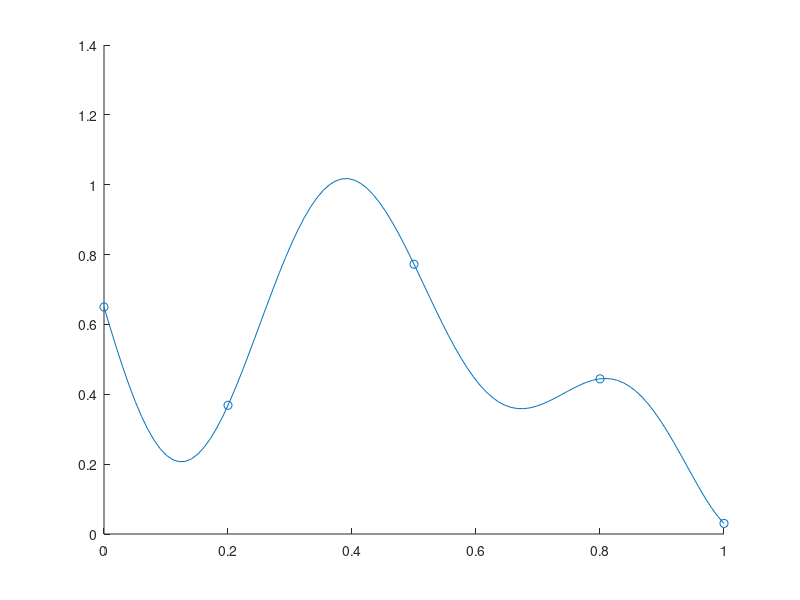

The MATLAB script that drew this image:
% clear all
isOctave = exist('OCTAVE_VERSION', 'builtin') ~= 0

X = [0.0;0.2;0.5;0.8;1.0];
f = @(x) 1-1/2.*(sin(12*x)./(1+x)+2*cos(7.*x).*x.^5+0.7)
y = f(X);

% session
x = reshape(0:(1/99):1,100,1);
if (isOctave)
    h = figure(1, 'Visible','off'); % no display
else
    h = figure(1);       
    h.Visible = 'off'; % no display
end
hold on;
plot(x,f(x));
scatter(X,f(X));
